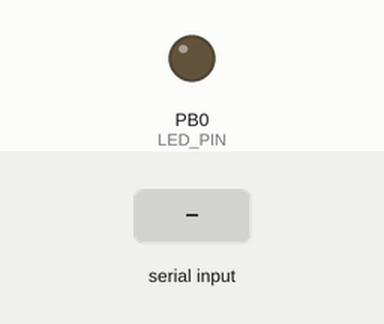
Simulated run of this sketch. Board: ATtiny85, built with avr-gcc and run on an emulated ATtiny85. Shown: output pins drawn as LEDs (lit = HIGH). Inputs (shaded band) come from the test bench.

Above: at 1.2 s.
1.3 s: "1" received over the second serial link
At 1.6 s:
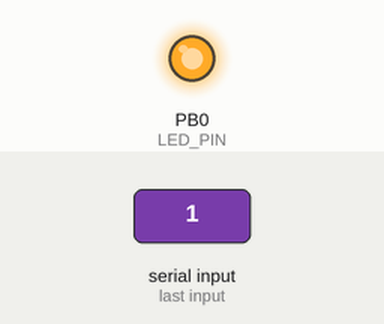
2.8 s: "0" received over the second serial link
At 4.0 s:
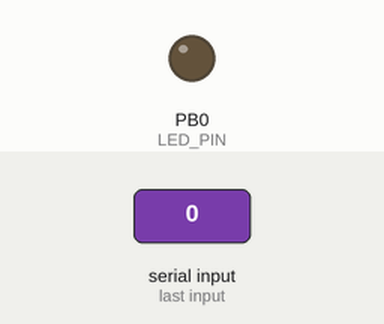
Timing chart, 0 to 5.8 s (numbered marks = the images above; inputs shaded):
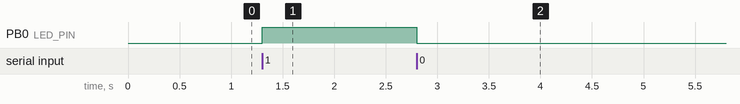

Measured:
- after the input at 1.3 s, PB0 (LED_PIN): LOW → HIGH at once
- after the input at 2.8 s, PB0 (LED_PIN): HIGH → LOW at once

The sketch:

main.ino
```cpp
#include <SoftwareSerial.h>

#define LED_PIN 0  // PB0 (Pin 5 of ATtiny85)
#define BT_RX 3    // PB3 (Pin 2 of ATtiny85)
#define BT_TX 4    // PB4 (Pin 3 of ATtiny85)

// Initialize SoftwareSerial
SoftwareSerial BTSerial(BT_RX, BT_TX);

void setup() {
    pinMode(LED_PIN, OUTPUT);
    BTSerial.begin(9600);  // HC-05 default baud rate
}

void loop() {
    if (BTSerial.available()) {
        char data = BTSerial.read();  // Read data from Bluetooth module

        if (data == '1') {
            digitalWrite(LED_PIN, HIGH);  // Turn LED ON
        }
        else if (data == '0') {
            digitalWrite(LED_PIN, LOW);  // Turn LED OFF
        }
    }
}
```
